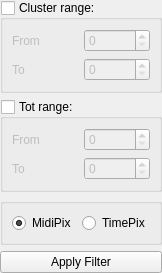
<?xml version="1.0" encoding="UTF-8"?>
<ui version="4.0">
 <class>ClogFilterPanel</class>
 <widget class="QWidget" name="ClogFilterPanel">
  <property name="geometry">
   <rect>
    <x>0</x>
    <y>0</y>
    <width>158</width>
    <height>254</height>
   </rect>
  </property>
  <property name="windowTitle">
   <string>Form</string>
  </property>
  <layout class="QVBoxLayout" name="verticalLayout">
   <property name="leftMargin">
    <number>0</number>
   </property>
   <property name="topMargin">
    <number>0</number>
   </property>
   <property name="rightMargin">
    <number>0</number>
   </property>
   <property name="bottomMargin">
    <number>0</number>
   </property>
   <item>
    <widget class="QGroupBox" name="clusterRangeGroup">
     <property name="title">
      <string>Cluster range:</string>
     </property>
     <property name="checkable">
      <bool>true</bool>
     </property>
     <property name="checked">
      <bool>false</bool>
     </property>
     <layout class="QGridLayout" name="gridLayout">
      <item row="2" column="1">
       <widget class="QSpinBox" name="clusterRangeEnd"/>
      </item>
      <item row="2" column="0">
       <widget class="QLabel" name="label_2">
        <property name="text">
         <string>To</string>
        </property>
        <property name="alignment">
         <set>Qt::AlignLeading|Qt::AlignLeft|Qt::AlignVCenter</set>
        </property>
       </widget>
      </item>
      <item row="1" column="0">
       <widget class="QLabel" name="label">
        <property name="text">
         <string>From</string>
        </property>
        <property name="alignment">
         <set>Qt::AlignLeading|Qt::AlignLeft|Qt::AlignVCenter</set>
        </property>
       </widget>
      </item>
      <item row="1" column="1">
       <widget class="QSpinBox" name="clusterRangeBegin"/>
      </item>
     </layout>
    </widget>
   </item>
   <item>
    <widget class="QGroupBox" name="totRangeGroup">
     <property name="title">
      <string>Tot range:</string>
     </property>
     <property name="checkable">
      <bool>true</bool>
     </property>
     <property name="checked">
      <bool>false</bool>
     </property>
     <layout class="QGridLayout" name="gridLayout_2">
      <item row="0" column="0">
       <widget class="QLabel" name="label_3">
        <property name="text">
         <string>From</string>
        </property>
        <property name="alignment">
         <set>Qt::AlignLeading|Qt::AlignLeft|Qt::AlignVCenter</set>
        </property>
       </widget>
      </item>
      <item row="0" column="1">
       <widget class="QSpinBox" name="totRangeBegin"/>
      </item>
      <item row="1" column="0">
       <widget class="QLabel" name="label_4">
        <property name="text">
         <string>To</string>
        </property>
        <property name="alignment">
         <set>Qt::AlignLeading|Qt::AlignLeft|Qt::AlignVCenter</set>
        </property>
       </widget>
      </item>
      <item row="1" column="1">
       <widget class="QSpinBox" name="totRangeEnd"/>
      </item>
     </layout>
    </widget>
   </item>
   <item>
    <widget class="QGroupBox" name="pixGroup">
     <property name="title">
      <string/>
     </property>
     <layout class="QHBoxLayout" name="horizontalLayout">
      <item>
       <widget class="QRadioButton" name="midiPixRadioButton">
        <property name="text">
         <string>MidiPix</string>
        </property>
        <property name="checked">
         <bool>true</bool>
        </property>
       </widget>
      </item>
      <item>
       <widget class="QRadioButton" name="timePixRadioButton">
        <property name="text">
         <string>TimePix</string>
        </property>
       </widget>
      </item>
     </layout>
    </widget>
   </item>
   <item>
    <widget class="QPushButton" name="apply">
     <property name="text">
      <string>Apply Filter</string>
     </property>
    </widget>
   </item>
  </layout>
 </widget>
 <resources/>
 <connections/>
</ui>
